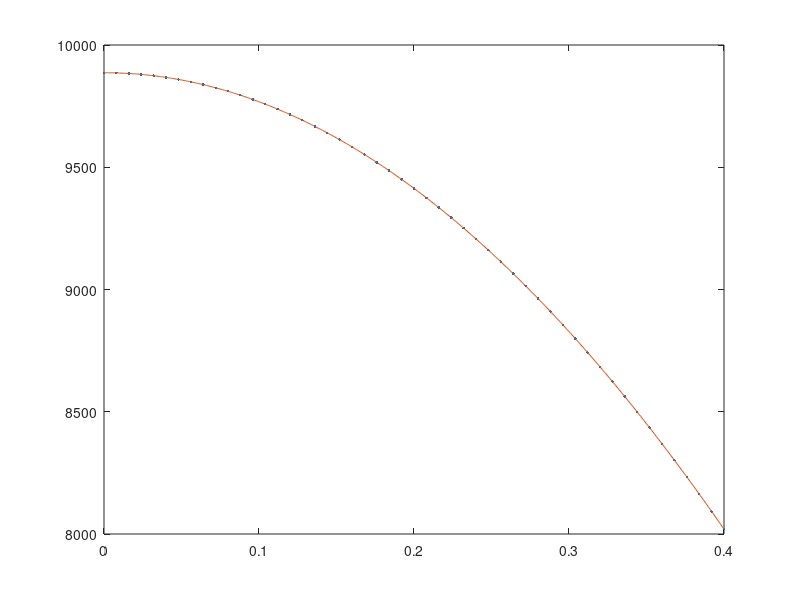

This chart was generated by the following MATLAB code: (Note: this script raises an error after producing the figure.)
function F=HC

% clear the console screen
clc; close all; 
% make the problem-data a global variable
global dat
% load the data structure with info pertaining to the physical problem
dat.diff=@cond_for;
dat.siga=@nothing;
dat.esrc=@esrc;
dat.pb_type='hc';
if(strcmp(dat.pb_type,'rad'))
    dat.width=40;
    dat.alpha=4;
else
    dat.width=0.4;
end
bc.left.type=0; %0=neumann, 1=robin, 2=dirichlet
bc.left.C=0; % (that data is C in: -Ddu/dn=C // u/4+D/2du/dn=C // u=C)
bc.rite.type=2;
bc.rite.C=8020;
dat.bc=bc; clear bc;

% load the numerical parameters, npar, structure pertaining to numerics
% number of elements
npar.nel = 50;
% domain
npar.x = linspace(0,dat.width,npar.nel+1);
% polynomial degree
npar.porder=1;
% nbr of dofs per variable
npar.ndofs = npar.porder*npar.nel+1;
% for newton's solve
npar.max_newton = 250;
npar.atol_newton = 1e-11;
npar.rtol_newton = 1e-11;
npar.tol_newton_lin = 1e-9;
% 1=numjac  + LU
% 2=numjac  + Gmres
% 3=numjac  + Precond Gmres
% 4=matfree + Gmres
% 5=matfree + Precond Gmres
npar.newton_solve_option = 3;
myoptP=1; 
optP=0;  if(npar.newton_solve_option==3 || npar.newton_solve_option==5), optP=myoptP; end
npar.prec_opt=optP;
% scale variables
npar.scale=1;
dat.bc.left.C=dat.bc.left.C/npar.scale;
dat.bc.rite.C=dat.bc.rite.C/npar.scale;

% connectivity
gn=zeros(npar.nel,npar.porder+1);
gn(1,:)=linspace(1,npar.porder+1,npar.porder+1);
for iel=2:npar.nel
    gn(iel,:)=[gn(iel-1,end) , gn(iel-1,2:end)+npar.porder ];
end
npar.gn=gn; clear gn;

%%%%
%%%% solve nonlinear forward problem
%%%%
dat.adjoint=false;
[u,uf,xf] = solve_forward(npar);
% plot
figure(1)
x=linspace(0,dat.width,npar.ndofs);
plot(x,u,'.'); hold on
plot(xf,uf,'-'); hold all
%%% compute QoI:
QoI_forward = QoI(@response,u,npar)

resi = compute_residual(u,npar); 

%%%%
%%%% solve nonlinear forward problem analytically
%%%%
Tc=T_analytical(0)
QoI_analytical=(quad(@T_analytical,0,0.4))/dat.width

dat.diff=@nothing;
resi2 = compute_residual(u,npar); resi2=-resi2;

%%%%
%%%% solve adjoint problem
%%%%
dat.adjoint=true;
dat.diff_adjoint=@cond_adj;
dat.esrc_adjoint=@response;
dat.forward_sol=u;
dat.bc.rite.C=13;
[us,usf,xsf] = solve_adjoint(npar);
% plot
figure(2)
plot(x,us,'.r'); hold on
plot(xf,usf,'r-'); hold all
%%% compute QoI
QoI_adjoint = QoI(dat.esrc,us,npar)

resia = compute_residual(us,npar); 
epsi=1e-2;
pert=zeros(npar.ndofs,1);pert(end)=epsi;
resia_pert = compute_residual(us+pert,npar);
alpha=((resia_pert-resia)/epsi);alpha=alpha(end-1);
Ja = compute_jacobian(us,npar,resia);

dat.diff_adjoint=@nothing3;
resia2 = compute_residual(us,npar); resia2=-resia2;

% forward
h=(dat.width/npar.nel);
resia2'*u+ h/dat.width/2*u(end)
% resia2(end)=resia2(end) + h/dat.width/2;
% resia2'*u

resi3=resi2;
resi3(end-1)=resi3(end-1)-alpha*u(end);
% resi3(end-1)=resi3(end-1)-alpha*us(end);
resi3'*us +h/dat.width/2*u(end) +alpha*us(end)*u(end-1)
 
% QoI_forward-QoI_adjoint

% % % boundary terms
% % [b,dbdx] =feshpln([1],npar.porder);
% % gn    = npar.gn;
% % nel   = npar.nel;
% % % jacobian of the transformation to the ref. element
% % x0=npar.x(nel);
% % x1=npar.x(nel+1);
% % Jac=(x1-x0)/2;
% % % local values
% % local_T         = b(:,:)    * u(gn(nel,:));
% % local_Ts        = b(:,:)    * us(gn(nel,:));
% % local_dTsdx     = dbdx(:,:) * us(gn(nel,:));
% % d=dat.diff([1],local_T)/Jac;
% % local_T*d*local_dTsdx


% % % % verification is always good
% % % u(1)
% % %(5/2*3e11*40^2+400^5)^0.2 % rad
% % %3e4*0.4^2/2/5+400         % cond
% % 
% % % compute the L2 norm of the error
% % % create a high-order quadrature
% % [xq,wq] = GLNodeWt(25);
% % % store shapeset
% % [b,dbdx] = feshpln(xq,npar.porder);
% % local_err = 0;
% % a=[];
% % aa=[];
% % % loop over elements
% % for iel=1:npar.nel
% %     % element extremities
% %     x0=npar.x(iel);
% %     x1=npar.x(iel+1);
% %     % jacobian of the transformation to the ref. element
% %     Jac=(x1-x0)/2;
% %     % get x values in the interval
% %     x=(x1+x0)/2+xq*(x1-x0)/2;
% %     % b and dbdx(:,:) are of size (nbr of xq values) x (porder+1),
% %     % T is of length porder+1, 2/dx is the 1d jacobian
% %     % local_T is of length the # of points in the quadrature
% %     local_T    = b(:,:) * u(npar.gn(iel,:));
% %     if(strcmp(dat.pb_type,'rad'))
% %         local_Exa = ((dat.alpha+1).*(dat.esrc(x,local_T)).*(dat.width^2-x.^2)/2+dat.bc.rite.C^(dat.alpha+1)).^(1/(dat.alpha+1));
% %         a=[a local_Exa'];
% %         aa=[aa x'];
% %     else
% %         kdata=[1.05 2150 200 1];
% %         options = optimset('Display','off');
% %         for i=1:length(x)
% %             ci= @(z)  kdata(1)*(z-dat.bc.rite.C) + kdata(2)* log( (kdata(3)+kdata(4)*z    ) ...
% %                 ./(kdata(3)+kdata(4)*dat.bc.rite.C) )  -3e4*(dat.width^2-x(i)^2)/2;
% %             local_Exa(i,1)=fsolve(ci,dat.bc.rite.C,options);
% %         end
% %         a=[a local_Exa'];
% %         aa=[aa x'];
% %     end
% %     % compute local error
% %     local_err =  local_err + Jac*dot(wq , (local_T-local_Exa).^2 ) ;
% % end    
% % plot(aa,a,'r-')
% % % L2 norm
% % local_err=sqrt(local_err)
% % % L2 norm divided by mesh size ^ (p+1)
% % x0=npar.x(iel);x1=npar.x(iel+1);
% % local_err/(x1-x0)^(npar.porder+1)

return
end

%%%%%%%%%%%%%%%%%%%%%%%%%%%%%%%%%%%%%

function [T,Tf,xf]=solve_forward(npar)

% perform the Newton solve
T = newton(npar);

% finer representation for plotting
[Tf,xf] = finer(T,npar);

% resi = compute_residual(T,npar);
% J = compute_jacobian(T,npar,resi);
% 
% global dat 
% 
% siga_save=dat.siga; dat.siga=@nothing;
% diff_save=dat.diff; dat.diff=@nothing;
% rhs = compute_residual(T,npar);
% 
% dat.siga=siga_save;
% dat.diff=diff_save;

return
end
%%%%%%%%%%%%%%%%%%%%%%%%%%%%%%%%%%%%%

function [Ta,Taf,xf]=solve_adjoint(npar)

% perform the Newton solve
Ta = newton(npar);

% finer representation for plotting
[Taf,xf] = finer(Ta,npar);

return
end

%%%%%%%%%%%%%%%%%%%%%%%%%%%%%%%%%%%%%%%%%%%%%%

function  T=newton(npar)

global dat

% initial guess
if ~dat.adjoint
    T=ones(npar.ndofs,1)*400;
    T=linspace(1000,dat.bc.rite.C,npar.ndofs)';
else
    T=zeros(npar.ndofs,1);
    T=linspace(1000,dat.bc.rite.C,npar.ndofs)';
end
T=T/npar.scale;

% compute the residual
resi = compute_residual(T,npar);
% if dat.adjoint
%      J = compute_jacobian(T,npar,resi);
%      dat.diff_adjoint=@nothing3;
%      rhs = compute_residual(T,npar);
%      dat.diff_adjoint=@cond_adj;
% end
% compute its norm
norm_resi=norm(resi);
% compute stopping criterion
tol_newton = npar.atol_newton + npar.rtol_newton*norm_resi;

eigstudy=false;
if(npar.newton_solve_option>3),eigstudy=false;end

inewton=0;
while (inewton<npar.max_newton && norm_resi>tol_newton)
    inewton=inewton+1;
    fprintf('Newton iteration %i, ',inewton);
    % compute the jacobian matrix
    J = compute_jacobian(T,npar,resi);
    P = compute_precond(T,npar,npar.prec_opt);
    if(eigstudy)
%         P = compute_precond(T,npar,dat,1);
        figure(2)
        subplot(2,1,1);
        eigplot(full(J),2);
        subplot(2,1,2);
        JiP=J*inv(P);
        eigplot(full(JiP),2);
        fprintf('\n\tEst. of cond number for J: %g, \t for JiP: %g\n',condest(J),condest(JiP));
        figure(3);
        subplot(2,1,1);   spy(J);
        subplot(2,1,2);   spy(JiP);
    end
    % newton solve
    switch npar.newton_solve_option
        case {1}
            dT = -J\resi;
        case{2,3}
            % gmres(A,b,restart,tol,maxit,M1,M2,x0)
            restart=[];restart=ceil(length(J)/3);
            tol_newton_lin=npar.tol_newton_lin;
            [dT,flag,relres,iter,resvec] = gmres(J,-resi,restart,tol_newton_lin,[],P,[],[]);
            switch flag
                case{0}
                    fprintf('\tgmres converged');
                case{1}
                    fprintf('\tgmres did not converge');
                case{2}
                    fprintf('\tgmres: ill-conditioned');
                case{3}
                    fprintf('\tgmres stagnation');
            end
            fprintf('\titer statistics in gmres: %i, %i\n',iter(1),iter(2));
        case {4,5}
            restart=10;
            tol_newton_lin=npar.tol_newton_lin;
            [w,flag,relres,iter,resvec] = gmres(@Jv,-resi,restart,tol_newton_lin,150,[],[],[],... % the next line is for @afun arguments
                T,resi,npar,P);
            switch flag
                case{0}
                    fprintf('\tgmres converged');
                case{1}
                    fprintf('\tgmres did not converge');
                case{2}
                    fprintf('\tgmres: ill-conditioned');
                case{3}
                    fprintf('\tgmres stagnation');
            end
            fprintf('\titer statistics in gmres: %i, %i\n',iter(1),iter(2));
            dT=P\w;    
    end
    % new Newton iterate
    T=T+dT;        
    % compute the residual
    resi = compute_residual(T,npar);
    % compute its norm
    norm_resi=norm(resi);
    if(norm_resi<tol_newton)
        fprintf(' CONVERGED with ');
    end
    fprintf('Nonlinear residual error=%g, delta solution %g \n\n',norm_resi,norm(dT));
end

% re-scale
T=T*npar.scale;

return
end

%%%%%%%%%%%%%%%%%%%%%%%%%%%%%%%%%%%%%%%%%%%%%%

function [F]=compute_residual(T,npar)
% assemble the residual and apply BC

% make the problem-data a global variable
global dat

% shortcuts
porder= npar.porder;
gn    = npar.gn;
nel   = npar.nel;
% n: linear system size
n=npar.ndofs;
% allocate memory
F=zeros(n,1);

% compute local matrices
% load Gauss Legendre quadrature (GLQ is exact on polynomials of degree up to 2n-1,
% while using only integrand evaluations (n-point quadrature).
% estimate the max poly order (it comes from the mass matrix  when coef. are
% piecewise constant and the material mesh matches the computational mesh
[xq,wq] = GLNodeWt(2*(porder+1));
% initialize local residual vector
local_res=zeros(porder+1,1);
% store shapeset
[b,dbdx] =feshpln(xq,porder);

% definition of the weak form:
% int_domain (grad u D grad b) - int_bd_domain (b D grad u n) ...
%      + int_domain( XSa u b) = int_domain (b rhs)

% loop over elements
for iel=1:npar.nel
    % element extremities
    x0=npar.x(iel);
    x1=npar.x(iel+1);
    % jacobian of the transformation to the ref. element
    Jac=(x1-x0)/2;
    % get x values in the interval
    x=(x1+x0)/2+xq*(x1-x0)/2;
    % b and dbdx(:,:) are of size (nbr of xq values) x (porder+1),
    % T is of length porder+1, 2/dx is the 1d jacobian
    local_T         = b(:,:)    * T(gn(iel,:));
    local_dTdx      = dbdx(:,:) * T(gn(iel,:));
    s=dat.siga(npar.scale*local_T,x)*Jac;
    if ~dat.adjoint
        d=dat.diff(npar.scale*local_T,x)/Jac;
        q=dat.esrc(npar.scale*local_T,x)*Jac/npar.scale;
    else
        local_T_forward = b(:,:) * dat.forward_sol(gn(iel,:));
        d=dat.diff_adjoint(npar.scale*local_T,x,local_T_forward)/Jac;
        q=dat.esrc_adjoint(npar.scale*local_T,x)*Jac/npar.scale;
    end
    % compute local residual
    for i=1:porder+1
        local_res(i) =  dot(s.*wq.*b(:,i)    , local_T(:)) ...
            + dot(d.*wq.*dbdx(:,i) , local_dTdx(:)) ...
            - dot(q.*wq, b(:,i));
    end
    % assemble
    F(gn(iel,:)) = F(gn(iel,:)) + local_res;
end

% apply natural BC
Dirichlet_nodes=[];
Dirichlet_val=[];
switch dat.bc.left.type
    case 0 % Neumann, int_bd_domain (b D grad u n) is on the RHS
        F(1)=F(1)-dat.bc.left.C;
    case 1 % Robin
        F(1)=F(1)+1/2*T(1);
        F(1)=F(1)-2*dat.bc.left.C;
    case 2 % Dirichlet
        Dirichlet_nodes=[Dirichlet_nodes 1];
        Dirichlet_val=[Dirichlet_val dat.bc.left.C];
end
switch dat.bc.rite.type
    case 0 % Neumann, int_bd_domain (b D grad u n) is on the RHS
        F(n)=F(n)-dat.bc.rite.C;
    case 1 % Robin
        F(n)=F(n)+1/2*T(n);
        F(n)=F(n)-2*dat.bc.rite.C;
    case 2 % Dirichlet
        Dirichlet_nodes=[Dirichlet_nodes n];
        Dirichlet_val=[Dirichlet_val dat.bc.rite.C];
end
% apply Dirichlet BC
for i=1:length(Dirichlet_nodes);% loop on the number of constraints
    id=Dirichlet_nodes(i);      % extract the dof of a constraint
    bcval=Dirichlet_val(i);
    F(id)=T(id)-bcval;         % put the constrained value in the rhs
end

return
end


%%%%%%%%%%%%%%%%%%%%%%%%%%%%%%%%%%%%%%%%%%%%%%

function J=compute_jacobian(x,npar,F)

% make the problem-data a global variable
global dat

% compute Jacobian
n=length(x);
nnz_=(2*npar.porder+1)*npar.nel; % upperbound
J=spalloc(n,n,nnz_);
% choose epsi
epsi=choose_epsi(2,x);
for i = 1:n
    if((i==1 && dat.bc.left.type==2)||(i==n && dat.bc.rite.type==2))
        J(:,i)=0; J(i,i)=1;
        continue
    end
    % choose a component in vector epsi (if it is a vector)
    if(length(epsi)==1)
        i_=1;
    else
        i_=i;
    end
    % perturbation to build numerical Jacobian column by column
    v=zeros(n,1);
    v(i)   = 1;
    x_pert = x + epsi(i_)*v;
    % evaluate perturbed residual
    Feps = compute_residual(x_pert,npar);
    J(:,i) = (Feps - F) /epsi(i_);
end
% add transient + SS contributions
% J=speye(nn)-0.5*dt*J;

return
end

%%%%%%%%%%%%%%%%%%%%%%%%%%%%%%%%%%%%%%%%%%%%%%

function  [out]=Jv(xkrylov,T,F,npar,P)

% make the problem-data a global variable
global dat

if(dat.bc.left.type==2)
    xkrylov(1)=0;
end
if(dat.bc.rite.type==2)
    xkrylov(end)=0;
end
% % choose epsi
% epsi=choose_epsi(3,T,norm(xkrylov));
% if(length(epsi)>1), error('epsi in Jv should be of length 1'); end
% preconditioning step
xkrylov=P\xkrylov;
% choose epsi
epsi=choose_epsi(3,T,norm(xkrylov));
if(length(epsi)>1), error('epsi in Jv should be of length 1'); end
% perturb newton state
T_pert = T + epsi*xkrylov;
% perturbed residual
Feps = compute_residual(T_pert,npar);
% FD formula
out =(Feps - F) /epsi;

return
end

%%%%%%%%%%%%%%%%%%%%%%%%%%%%%%%%%%%%%%%%%%%%%%

function epsi=choose_epsi(opt,vec,norm_kry)

if(nargin==3)
    if(norm_kry<eps),norm_kry=1; end
end
b=sqrt(eps);
switch opt
    case 0
        epsi = b; % returns a scalar
    case 1
        epsi = (1+vec)*b; % returns a vector
    case 2 % column by column
        epsi=b*max(abs(vec),1).*sign_(vec); % returns a vector
    case 3
        if(nargin<3), error('Not enough argument in choose_epsi'); end
        epsi=b/(length(vec)*norm_kry)*norm(1+vec,1); % returns a scalar
end

return
end

%%%%%%%%%%%%%%%%%%%%%%%%%%%%%%%%%%%%%%%%%%%%%%

function sg=sign_(x)

sg=sign(x);
if(x==0), sg=1; end

return
end

%%%%%%%%%%%%%%%%%%%%%%%%%%%%%%%%%%%%%

function [A]=compute_precond(T,npar,optP)
% assemble the P matrix, with various options:
% optP=0: Identity
% optP=1: compute k(T) at quad points
% optP=1a: compute k(T) at quad points using T^(0)
% optP=2: compute kave per element
% optP=2a: compute kave per element using T^(0)
% the options with a are actually managed outside of this function

% make the problem-data a global variable
global dat

if(optP==0)
    A=speye(length(T));
    return
end

% shortcuts
porder= npar.porder;
gn    = npar.gn;
nel   = npar.nel;
% ideally, we would analyze the connectivity to determine nnz
nnz=(porder+1)*nel; %this is an upperbound, not exact
% n: linear system size
n=npar.ndofs;
% allocate memory
A=spalloc(n,n,nnz);
% initialize local matrices/vectors
m=zeros(porder+1,porder+1);
k=m;
local_mat=m;

% compute local matrices
% load Gauss Legendre quadrature (GLQ is exact on polynomials of degree up to 2n-1,
% while using only integrand evaluations (n-point quadrature).
% estimate the max poly order (it comes from the mass matrix  when coef. are
% piecewise constant and the material mesh matches the computational mesh
if(optP==1)
    poly_max=2*(porder+1);
    [xq,wq] = GLNodeWt(poly_max);
    % store shapeset
    [b,dbdx] =feshpln(xq,porder);
else
    poly_max=porder+1;
    [xq,wq] = GLNodeWt(poly_max);
    % store shapeset
    [b,dbdx] =feshpln(xq,porder);
    % compute local matrices + load vector
    for i=1:porder+1
        for j=1:porder+1
            m(i,j)= dot(wq.*b(:,i)    , b(:,j));
            k(i,j)= dot(wq.*dbdx(:,i) , dbdx(:,j));
        end
    end
    % increase quadrature order to compute kave over each element
    poly_max=2*(porder+1);
    [xq,wq] = GLNodeWt(poly_max);
    % store shapeset
    [b,dbdx] =feshpln(xq,porder);
end

% definition of the weak form:
% int_domain (grad u D grad b) - int_bd_domain (b D grad u n) ...
%      + int_domain( XSa u b) = int_domain (b rhs)

% loop over elements
for iel=1:npar.nel
    % element extremities
    x0=npar.x(iel);
    x1=npar.x(iel+1);
    % jacobian of the transformation to the ref. element
    Jac=(x1-x0)/2;
    % get x values in the interval
    x=(x1+x0)/2+xq*(x1-x0)/2;
    if(optP==1)
        % b and dbdx(:,:) are of size (nbr of xq values) x (porder+1),
        local_T    = b(:,:) * T(gn(iel,:));
        s=dat.siga(npar.scale*local_T,x);
        if ~dat.adjoint
            d=dat.diff(npar.scale*local_T,x)/Jac;
        else
            local_T_forward = b(:,:) * dat.forward_sol(gn(iel,:));
            d=dat.diff_adjoint(npar.scale*local_T,x,local_T_forward)/Jac;
        end
        % compute local matrices
        for i=1:porder+1
            for j=1:porder+1
                m(i,j)= dot(s.*wq.*b(:,i)    , b(:,j));
                k(i,j)= dot(d.*wq.*dbdx(:,i) , dbdx(:,j));
            end
        end
        local_mat = m*Jac + k/Jac;
    else
        % first compute ave_cond
        % b and dbdx(:,:) are of size (nbr of xq values) x (porder+1),
        if ~dat.adjoint
            local_T    = b(:,:) * T(gn(iel,:));
            d=dat.diff(npar.scale*local_T,x);
        else
            local_T_forward = b(:,:) * dat.forward_sol(gn(iel,:));
            d=dat.diff_adjoint(npar.scale*local_T,x,local_T_forward)/Jac;
        end
        ave_cond = dot(wq, d)/sum(wq);
        % then compute local mat
        local_mat =  0*m*Jac + ave_cond*k/Jac;
    end
    % assemble
    A(gn(iel,:),gn(iel,:)) = A(gn(iel,:),gn(iel,:)) + local_mat;
end

% apply natural BC
Dirichlet_nodes=[];
Dirichlet_val=[];
switch dat.bc.left.type
    case 0 % Neumann, int_bd_domain (b D grad u n) is on the RHS
%         rhs(1)=rhs(1)+dat.bc.left.C;
    case 1 % Robin
        A(1,1)=A(1,1)+1/2;
%         rhs(1)=rhs(1)+2*dat.bc.left.C;
    case 2 % Dirichlet
        Dirichlet_nodes=[Dirichlet_nodes 1];
        Dirichlet_val=[Dirichlet_val dat.bc.left.C];
end
switch dat.bc.rite.type
    case 0 % Neumann, int_bd_domain (b D grad u n) is on the RHS
%         rhs(n)=rhs(n)+dat.bc.rite.C;
    case 1 % Robin
        A(n,n)=A(n,n)+1/2;
%         rhs(n)=rhs(n)+2*dat.bc.rite.C;
    case 2 % Dirichlet
        Dirichlet_nodes=[Dirichlet_nodes n];
        Dirichlet_val=[Dirichlet_val dat.bc.rite.C];
end
% apply Dirichlet BC
for i=1:length(Dirichlet_nodes);% loop on the number of constraints
    id=Dirichlet_nodes(i);      % extract the dof of a constraint
    bcval=Dirichlet_val(i);
%     rhs=rhs-bcval*A(:,id);  % modify the rhs using constrained value
    A(id,:)=0; % set all the id-th row to zero
    A(:,id)=0; % set all the id-th column to zero (symmetrize A)
    A(id,id)=1;            % set the id-th diagonal to unity
%     rhs(id)=bcval;         % put the constrained value in the rhs
end

return
end

%%%%%%%%%%%%%%%%%%%%%%%%%%%%%%%%%%%%%%%%%%%%%%

function [QoI]=QoI(r,T,npar)
% compute the QoI

% shortcuts
porder= npar.porder;
gn    = npar.gn;
nel   = npar.nel;
% n: linear system size
n=npar.ndofs;

% compute local matrices
% load Gauss Legendre quadrature (GLQ is exact on polynomials of degree up to 2n-1,
% while using only integrand evaluations (n-point quadrature).
% estimate the max poly order (it comes from the mass matrix  when coef. are
% piecewise constant and the material mesh matches the computational mesh
[xq,wq] = GLNodeWt(2*(porder+1));
% initialize local residual vector
local_res=zeros(porder+1,1);
% store shapeset
[b,dbdx] =feshpln(xq,porder);

QoI=0;
% loop over elements
for iel=1:npar.nel
    % element extremities
    x0=npar.x(iel);
    x1=npar.x(iel+1);
    % jacobian of the transformation to the ref. element
    Jac=(x1-x0)/2;
    % get x values in the interval
    x=(x1+x0)/2+xq*(x1-x0)/2;
    % b and dbdx(:,:) are of size (nbr of xq values) x (porder+1),
    % T is of length porder+1, 2/dx is the 1d jacobian
    local_T    = b(:,:) * T(gn(iel,:));
    q=r(x,local_T)*Jac;
    % compute local response
    QoI = QoI +  dot(q.*wq , local_T(:)) ;
end

return
end

%%%%%%%%%%%%%%%%%%%%%%%%%%%%%%%%%%%%%

function [Tf,xf]=finer(T,npar)

cut=10;
% shortcuts
porder= npar.porder;
gn    = npar.gn;
nel   = npar.nel;
% n: linear system size
n=nel*(porder+cut)+1;
% allocate memory
F=zeros(n,1);

xq=linspace(-1,1,porder+1+cut);
[b,dbdx] =feshpln(xq,porder);
% loop over elements
xf=[]; Tf=[];
for iel=1:npar.nel
    % element extremities
    x0=npar.x(iel);
    x1=npar.x(iel+1);
    % get x values in the interval
    x=(x1+x0)/2+xq*(x1-x0)/2;
    % b and dbdx(:,:) are of size (nbr of xq values) x (porder+1),
    % T is of length porder+1, 2/dx is the 1d jacobian
    local_T    = b(:,:) * T(gn(iel,:));
    if(iel==1)
        xf=[xf x];
        Tf=[Tf; local_T];
    else
        xf=[xf x(2:end)];
        Tf=[Tf; local_T(2:end)];
    end
end

return
end

%%%%%%%%%%%%%%%%%%%%%%%%%%%%%%%%%%%%%

function [shapefun,dhdx]=feshpln (xv,p)
% computes the finite element basis functions and their first derivatives
% for any order p
% here, we use Lagrangian FE functions

xd=linspace(-1,1,p+1);

shapefun=zeros(length(xv),p+1);
dhdx    =zeros(length(xv),p+1);

% shape function
for i=1:p+1
    num=1.;
    den=1.;
    for j=1:p+1
        if(j~=i)
            num=num.*(xv-xd(j));
            den=den.*(xd(i)-xd(j));
        end
    end
    shapefun(:,i)=num./den;
end

% derivative of the shape function
for i=1:p+1
    sum=0.;
    den=1.;
    for j=1:p+1
        if(j~=i)
            num=1;
            for k=1:p+1
                if((k~=i)&&(k~=j))
                    num=num.*(xv-xd(k));
                end
            end
            sum=sum+num;
            den=den.*(xd(i)-xd(j));
        end
    end
    dhdx(:,i)=sum./den;
end

return
end

%%%%%%%%%%%%%%%%%%%%%%%%%%%%%%%%%%%%%%

function [x,w] = GLNodeWt(n)
% GLNodeWt  Nodes and weights for Gauss-Legendre quadrature of arbitrary order
%           obtained by solving an eigenvalue problem
%
% Synopsis:  [x,w] = GLNodeWt(n)
%
% Input:     n = order of quadrature rule
%
% Output:    x = vector of nodes
%            w = vector of weights

%  Algorithm based on ideas from Golub and Welsch, and Gautschi.  For a
%  condensed presentation see H.R. Schwarz, "Numerical Analysis: A
%  Comprehensive Introduction," 1989, Wiley.  Original MATLAB
%  implementation by H.W. Wilson and L.H. Turcotte, "Advanced Mathematics
%  and Mechanics Applications Using MATLAB," 2nd ed., 1998, CRC Press

beta   = (1:n-1)./sqrt(4*(1:n-1).^2 - 1);
J      = diag(beta,-1) + diag(beta,1);    % eig(J) needs J in full storage
[V,D]  = eig(J);
[x,ix] = sort(diag(D));  %  nodes are eigenvalues, which are on diagonal of D
w      = 2*V(1,ix)'.^2;  %  V(1,ix)' is column vector of first row of sorted V

return
end

%%%%%%%%%%%%%%%%%%%%%%%%%%%%%%%%%%%%%
function y=cond_for(T,x)
% conductivity function. may depend on space and temperature

% make the problem-data a global variable
global dat

if(strcmp(dat.pb_type,'rad'))
    y=T.^dat.alpha;
else
    kdata=[1.05 2150 200 1];
    % kdata=[5 0 200 1];
    y = kdata(1) + kdata(2)./( kdata(3)+kdata(4)*T);
end

return
end
%%%%%%%%%%%%%%%%%%%%%%%%%%%%%%%%%%%%%
function y=cond_adj(T,x,Tforward)
% conductivity function used in adjoint eqs.
y=cond_for(Tforward,x);
% y(:)=1;
return
end
%%%%%%%%%%%%%%%%%%%%%%%%%%%%%%%%%%%%%
function y=diffu(T,x)
y=1+0*0.5*x.^2;
return
end
%%%%%%%%%%%%%%%%%%%%%%%%%%%%%%%%%%%%%
function y=siga(T,x)
y=x;
return
end
%%%%%%%%%%%%%%%%%%%%%%%%%%%%%%%%%%%%%
function y=nothing(~,~)
y=0;
return
end
%%%%%%%%%%%%%%%%%%%%%%%%%%%%%%%%%%%%%
function y=nothing3(~,~,~)
y=0;
return
end
%%%%%%%%%%%%%%%%%%%%%%%%%%%%%%%%%%%%%
function y=esrc(T,x)

% make the problem-data a global variable
global dat

if(strcmp(dat.pb_type,'rad'))
    y=3e11;
else
    y=3e4;
end

return
end
%%%%%%%%%%%%%%%%%%%%%%%%%%%%%%%%%%%%%
function y=response(T,x)
global dat
y=1/dat.width;
return
end
%%%%%%%%%%%%%%%%%%%%%%%%%%%%%%%%%%%%%
function T=T_analytical(xx)
global dat
for i=1:length(xx)
    x=xx(i);
    Tc=1200;
    dT=100;
    while (abs(dT)>1e-6)
        int=quad(dat.diff,dat.bc.rite.C,Tc)-3e4*(dat.width^2-x^2)/2;
        k=dat.diff(Tc,1);
        dT=-int./k;
        Tc=Tc+dT;
    end
    T(i)=Tc;
end
return
end
%%%%%%%%%%%%%%%%%%%%%%%%%%%%%%%%%%%%%
